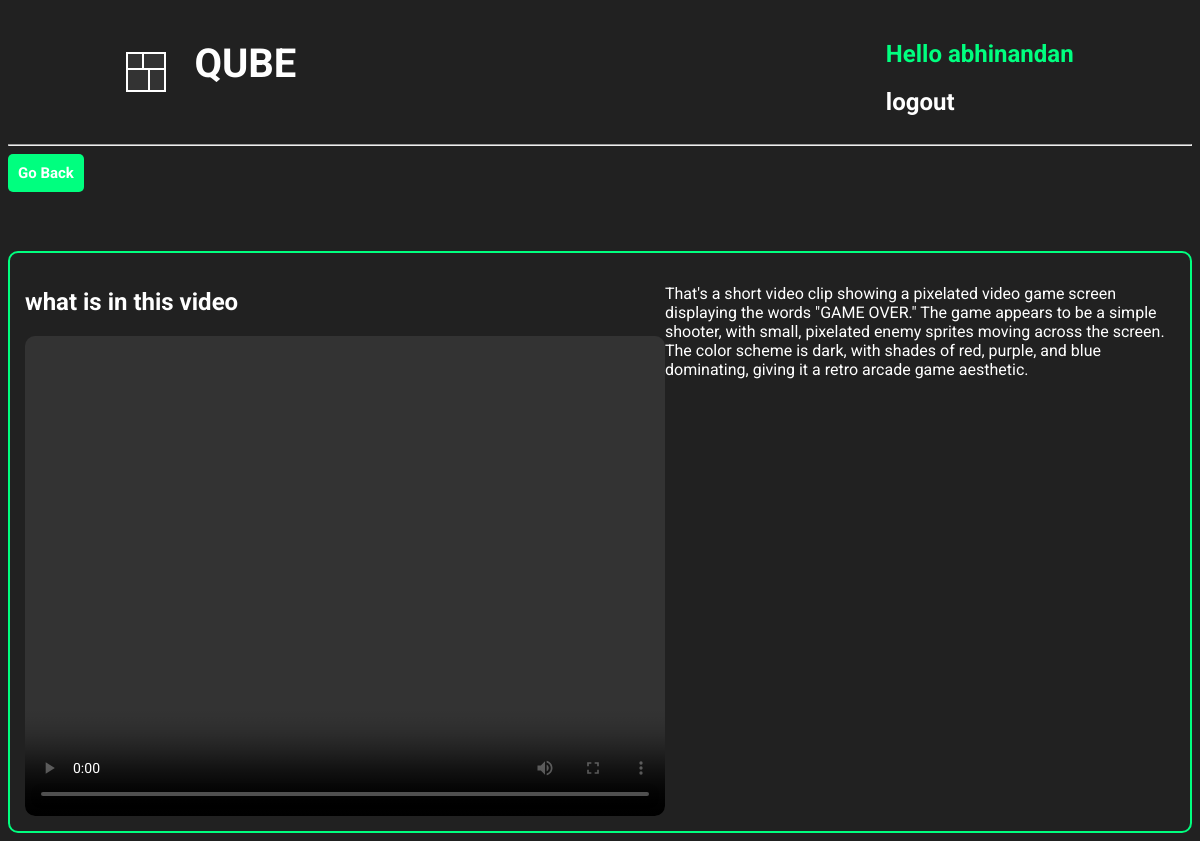
The page /qubeVideoFullResponse/8/ (signed in) on the database its author committed.
### base/models.py (models this page shows, shortened)
class QubeVideoModelHistory(models.Model):
    user = models.ForeignKey(
        User, on_delete=models.CASCADE, related_name='qube_vision_video')
    user_text_prompt = models.TextField()
    user_video_prompt = models.FileField(
        upload_to='videos/', null=True, blank=True)
    model_response = models.TextField()
    created = models.DateField(auto_now_add=True)

### base/views.py (the view)
# urls.py: path('qubeVideoFullResponse/<str:pk>/',
@login_required(login_url='loginUser')
def qubeVideoFullResponse(request, pk):
    qube_video_full = QubeVideoModelHistory.objects.get(id=pk)
    context = {'qube_video_full': qube_video_full}
    return render(request, 'base/qube_video_fullResponse.html', context)

### base/templates/base/qube_video_fullResponse.html (shortened to what this page needs)
{% extends 'main.html' %}
{% block content %}
<div>
    <button style="padding: 10px; background-color: springgreen; border-radius: 5px; border-style: none;"><a
            href="{% url 'qubeVisionVideoQuery' %}"
            style="text-decoration: none; color: white; font-size: 15px; font-weight: 700;">Go Back</a></button>
</div>
<div class="video-full-response">
    <div>
        <h2 style="color: white;">{{ qube_video_full.user_text_prompt }}</h2>
        <video src="{{ qube_video_full.user_video_prompt.url }}"
            style="width: 640px; height: 480px; border-radius: 10px;" controls> </video>
    </div>
    <div>
        <p style="color: white;">{{ qube_video_full.model_response }}</p>
    </div>
</div>
{% endblock %}

### templates/navbar.html (shortened to what this page needs)
<div class="navbar-container">
    <div class="QUBE_logo_link">
        <div class="cube-loader">
            <div class="cube cube1"></div>
            <div class="cube cube2"></div>
            <div class="cube cube3"></div>
            <div class="cube cube4"></div>
        </div>
        <div class="qube_text">
            <h1><a href="{% url 'home' %}">QUBE</a></h1>
        </div>
    </div>
    <div class="login_section">
        {% if request.user.is_authenticated %}
        <div class="after_user_login">
            <div class="hello_user">
                <h2> Hello {{ request.user }} </h2>
            </div>
            <div class="hello_user_logout">
                <h2><a href="{% url 'logoutUser' %}">logout</a></h2>
            </div>
        </div>
        {% else %}
        <div class="before_user_login">
            <h2><a href="{% url 'loginUser' %}">Login</a></h2>
        </div>
        {% endif %}
    </div>
</div>
<hr>

### static/styles/main.css (style rules this page uses)
* { font-family: "Roboto", serif; }
body { background-color: #212121; }
.cube-loader { position: relative; width: 40px; height: 40px; margin: auto; }
.cube { position: absolute; width: 50%; height: 50%; background-color: #333; border: 2px solid #fff; animation: foldCube 2.4s infinite linear; }
.cube1 { top: 0; left: 0; transform-origin: 100% 100%; }
.cube2 { top: 0; right: 0; transform-origin: 0 100%; }
.cube3 { bottom: 0; right: 0; transform-origin: 0 0; }
.cube4 { bottom: 0; left: 0; transform-origin: 100% 0; }
.cube1 { animation-delay: 0.3s; }
.cube2 { animation-delay: 0.6s; }
.cube3 { animation-delay: 0.9s; }
.cube4 { animation-delay: 1.2s; }
.QUBE_logo_link { display: flex; justify-content: space-between; gap: 20px; margin-left: 10%; }
.qube_text { margin-top: 6%; font-size: 20px; padding-left: 8px; padding-right: 8px; padding-top: 5px; margin-top: 0px; }
.qube_text a { text-decoration: none; color: white; transition: all 0.3s ease; }
.login_section { margin-right: 10%; padding-top: 1%; }
.hello_user { color: springgreen; }
.hello_user_logout a { text-decoration: none; color: white; transition: all 0.3s ease; }

### base/templates/base/qube_video_fullResponse.html (style rules this page uses)
.video-full-response { display: grid; grid-template-columns: 1fr 1fr; border: 2px solid springgreen; padding: 15px; border-radius: 10px; margin-top: 5%; }

### templates/navbar.html (style rules this page uses)
.navbar-container { display: flex; justify-content: space-between; }

### rows shown on the page
QubeVideoModelHistory: user_text_prompt "what is in this video", model_response "That's a short video clip showing a pixelated video game screen displaying the words \"GAME OVER.\" The game appears to be a simple shooter, with small, pixelated enemy sprites moving across the screen. The color scheme is dark, with shades of red, purple, and blue dominating, giving it a retro arcade game aesthetic."

### other values the page prints
{{ request.user }} "abhinandan"
